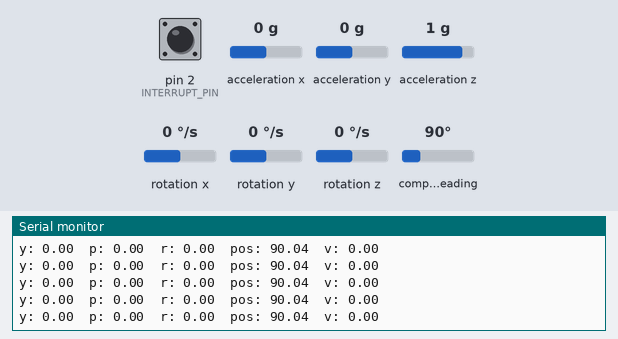
Recording of a sketch running on a simulated Arduino Uno, built with avr-gcc and run on an emulated ATmega328P. Parts: the last lines printed to the serial monitor. Inputs (shaded band) come from the test bench; at power-on: acceleration x 0 g, rotation z 0 °/s, acceleration z 1 g, acceleration y 0 g, pin 2 (INTERRUPT_PIN) LOW, rotation x 0 °/s, rotation y 0 °/s, compass heading 90°. The sensor or clock chip raises its interrupt line as the real part does.

Above: at 1.7 s.
1.8 s: acceleration x set to 0.8 g
At 2.4 s:
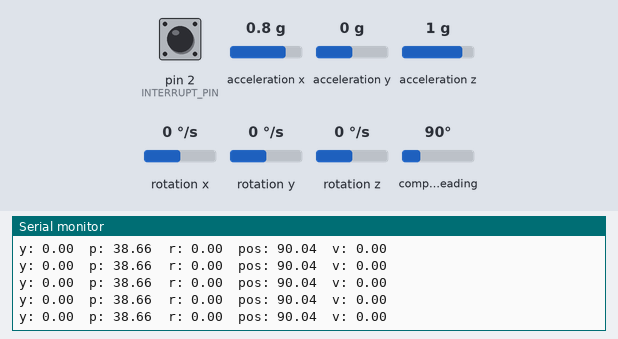
4.8 s: rotation z set to -100 °/s
At 5.4 s:
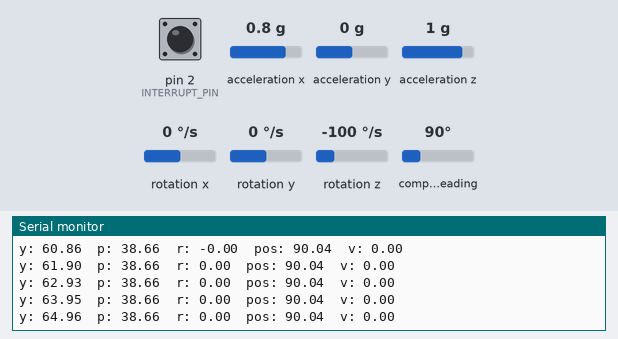
7.8 s: acceleration z set to -1.4 g
At 8.5 s:
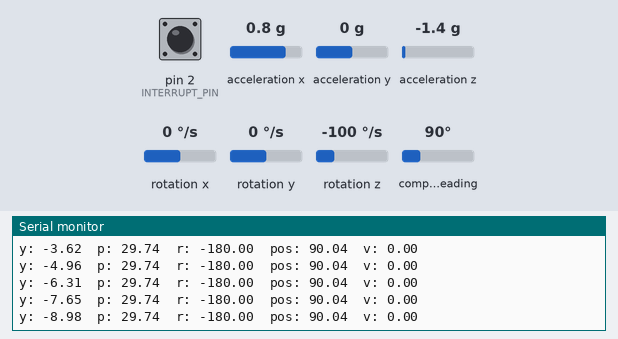
10.8 s: acceleration y set to -1.4 g
At 11.3 s:
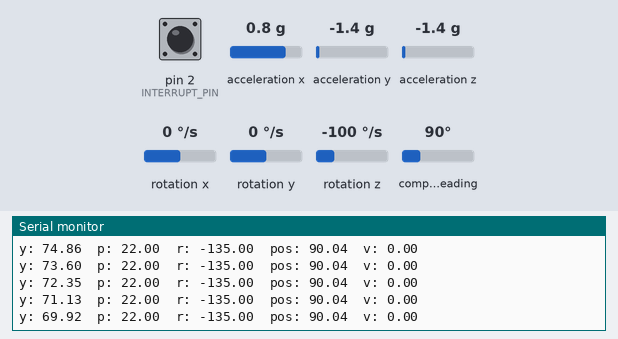
Timing chart, 0 to 13.8 s (numbered marks = the images above; inputs shaded):
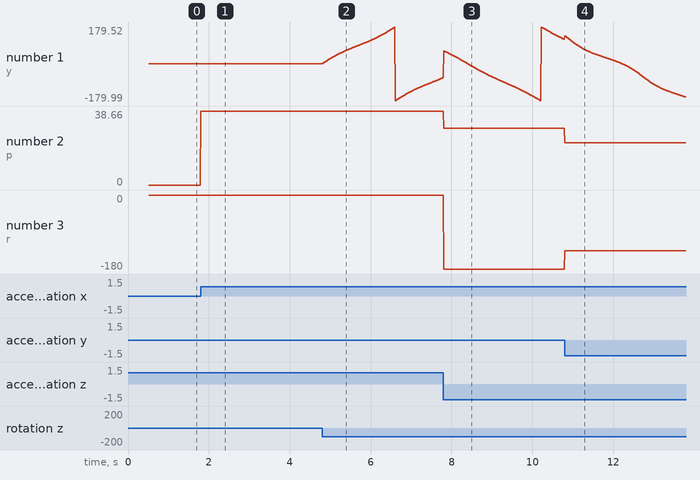

Measured:
- after the input at 1.8 s, the serial monitor: prints a new line at once (image 1)
- after the input at 4.8 s, the serial monitor: prints a new line at once (image 2)
- plotted number 1: 0 → -66.74 after the input at 4.8 s
- plotted number 2: 0 → 38.66 after the input at 1.8 s

The sketch:

Sensors.ino
```cpp
#include <AS5600.h>
#include <I2Cdev.h>
#include <MPU6050_6Axis_MotionApps_V6_12.h>
#include <Wire.h>

AS5600 encoder;

long revolutions = 0;   // number of revolutions the encoder has made
double position = 0;    // the calculated value the encoder is at
double lastPosition;
double output;          // raw value from AS5600
long lastOutput;        // last output from AS5600

unsigned long encoder_previous = 0;
unsigned long encoder_now;

float vel;
double pos;

MPU6050 mpu;

#define INTERRUPT_PIN 2  // use pin 2 on Arduino Uno & most boards
bool blinkState = false;

// MPU control/status vars
bool dmpReady = false;  // set true if DMP init was successful
uint8_t mpuIntStatus;   // holds actual interrupt status byte from MPU
uint8_t devStatus;      // return status after each device operation (0 = success, !0 = error)
uint16_t packetSize;    // expected DMP packet size (default is 42 bytes)
uint16_t fifoCount;     // count of all bytes currently in FIFO
uint8_t fifoBuffer[64]; // FIFO storage buffer

// orientation/motion vars
Quaternion q;           // [w, x, y, z]         quaternion container
VectorInt16 aa;         // [x, y, z]            accel sensor measurements
VectorInt16 gy;         // [x, y, z]            gyro sensor measurements
VectorInt16 aaReal;     // [x, y, z]            gravity-free accel sensor measurements
VectorInt16 aaWorld;    // [x, y, z]            world-frame accel sensor measurements
VectorFloat gravity;    // [x, y, z]            gravity vector
float euler[3];         // [psi, theta, phi]    Euler angle container
float ypr[3];           // [yaw, pitch, roll]   yaw/pitch/roll container and gravity vector
float servo_y, servo_p, servo_r;

int j = 0;
float correct;

volatile bool mpuInterrupt = false;     // indicates whether MPU interrupt pin has gone high

void dmpDataReady()
{
  mpuInterrupt = true;
}


void setup()
{

  Wire.begin();
  Wire.setClock(400000);
  Serial.begin(115200);

  mpu.initialize();

  pinMode(INTERRUPT_PIN, INPUT);
  devStatus = mpu.dmpInitialize();

  // supply your own gyro offsets here, scaled for min sensitivity
  mpu.setXGyroOffset(51);
  mpu.setYGyroOffset(8);
  mpu.setZGyroOffset(21);
  mpu.setXAccelOffset(1150);
  mpu.setYAccelOffset(-50);
  mpu.setZAccelOffset(1060);

  if (devStatus == 0)
  {
    mpu.CalibrateAccel(6);
    mpu.CalibrateGyro(6);
    mpu.PrintActiveOffsets();
    mpu.setDMPEnabled(true);

    attachInterrupt(digitalPinToInterrupt(INTERRUPT_PIN), dmpDataReady, RISING);
    mpuIntStatus = mpu.getIntStatus();

    dmpReady = true;

    packetSize = mpu.dmpGetFIFOPacketSize();
  }

}


void loop()
{

  imu_dmp();
  encoder_output();


  Serial.print("y: ");
  Serial.print(ypr[0]);
  Serial.print("\t");
  Serial.print("p: ");
  Serial.print(ypr[1]);
  Serial.print("\t");
  Serial.print("r: ");
  Serial.print(ypr[2]);
  Serial.print("\t");
  Serial.print("pos: ");
  Serial.print(pos);
  Serial.print("\t");
  Serial.print("v: ");
  Serial.print(vel);
  Serial.print("\t");
  Serial.println();


}

void imu_dmp()
{
  if (!dmpReady) return;
  if (mpu.dmpGetCurrentFIFOPacket(fifoBuffer)) { // Get the Latest packet


  // display Euler angles in degrees
  mpu.dmpGetQuaternion(&q, fifoBuffer);
  mpu.dmpGetGravity(&gravity, &q);
  mpu.dmpGetYawPitchRoll(ypr, &q, &gravity);

  ypr[0] = ypr[0] * 180 / M_PI;
  ypr[1] = ypr[1] * 180 / M_PI;
  ypr[2] = ypr[2] * 180 / M_PI;

  if (j <= 300)
    {
      correct = ypr[0];
      j++;
    }
    else
    {
      ypr[0] = ypr[0] - correct;
    }

  int servo_y = map(ypr[0], -90, 90, 0, 180);
  int servo_p = map(ypr[1], -90, 90, 0, 180);
  int servo_r = map(ypr[2], -90, 90, 180, 0);

  /*
  Serial.print("ypr\t");
  Serial.print(ypr[0] * 180 / M_PI);
  Serial.print("\t");
  Serial.print(ypr[1] * 180 / M_PI);
  Serial.print("\t");
  Serial.print(ypr[2] * 180 / M_PI);
  Serial.println();
  */

  /*
  mpu.dmpGetAccel(&aa, fifoBuffer);
  Serial.print("\tRaw Accl XYZ\t");
  Serial.print(aa.x);
  Serial.print("\t");
  Serial.print(aa.y);
  Serial.print("\t");
  Serial.print(aa.z);
  mpu.dmpGetGyro(&gy, fifoBuffer);
  Serial.print("\tRaw Gyro XYZ\t");
  Serial.print(gy.x);
  Serial.print("\t");
  Serial.print(gy.y);
  Serial.print("\t");
  Serial.print(gy.z);
  Serial.println();
  */

  }
}

void encoder_output()
{

  output = encoder.getPosition();           // get the raw value of the encoder

  if ((lastOutput - output) > 2047 )        // check if a full rotation has been made
    revolutions++;
  if ((lastOutput - output) < -2047 )
    revolutions--;

  position = revolutions * 4096 + output;   // calculate the position the the encoder is at based off of the number of revolutions
  lastOutput = output;   // save the last raw value for the next loop

  encoder_now = millis();
  if (encoder_now - encoder_previous >= 200) {

    vel = ((position-lastPosition)/(encoder_now-encoder_previous))*14,6555936;
    lastPosition = position;
    encoder_previous = encoder_now;
  }

  pos = position*360/4094;

  /*
  Serial.print("Position: ");
  Serial.print((position)*360/4094);
  Serial.print(" Speed: ");
  Serial.print(vel);
  Serial.println(" rpm");
  */

}
```
